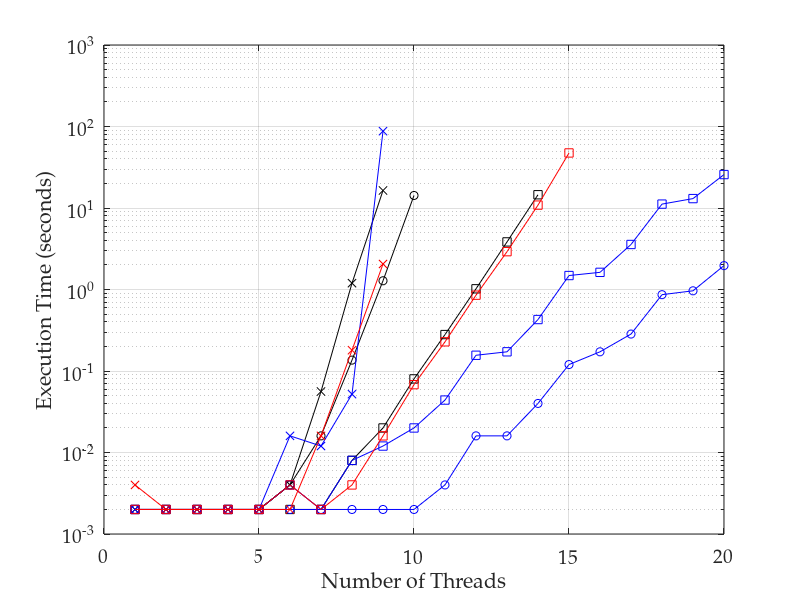

Write the MATLAB code that produced this figure. (Note: this script raises an error after producing the figure.)
%% importing data
transitions = dlmread('t43_time_tpl3_ops1.csv', ',', 0, 0);
% convert 0 values to NaNs, as these don't plot
transitions(transitions==0)=nan;
threads = [1:20];

%% plotting lines

semilogy(threads, transitions(:, 1), 'ko-')
hold on
semilogy(threads, transitions(:, 2), 'kx-')
semilogy(threads, transitions(:, 3), 'ks-')
semilogy(threads, transitions(:, 4), 'bo-')
semilogy(threads, transitions(:, 5), 'bx-')
semilogy(threads, transitions(:, 6), 'bs-')
semilogy(threads, transitions(:, 7), 'rx-')
semilogy(threads, transitions(:, 8), 'rs-')
hold off
grid on

%% adding axis labels
ax = gca;
set(ax, 'FontName', 'Palatino Linotype', 'FontSize', 14);
xlabel('Number of Threads');
ylabel('Execution Time (seconds)');
axis([0 20 .001 1000])
ax.XTick = [0 5 10 15 20];
ax.YTick = [0.01 0.1 1 10 100];
set(ax,'YMinorGrid','Off', 'YMinorTick','Off');

%% output pdf file
h = figure(1);
h.Units = 'centimeters'; % set figure position to cm
%h.Position(2) = [h.Position(2)-9]; % set figure position bevore resize
h.Position([3:4]) = [10,7]; % resize figure
Plot2LaTeX( h, 't43_time_tpl3_ops1' )